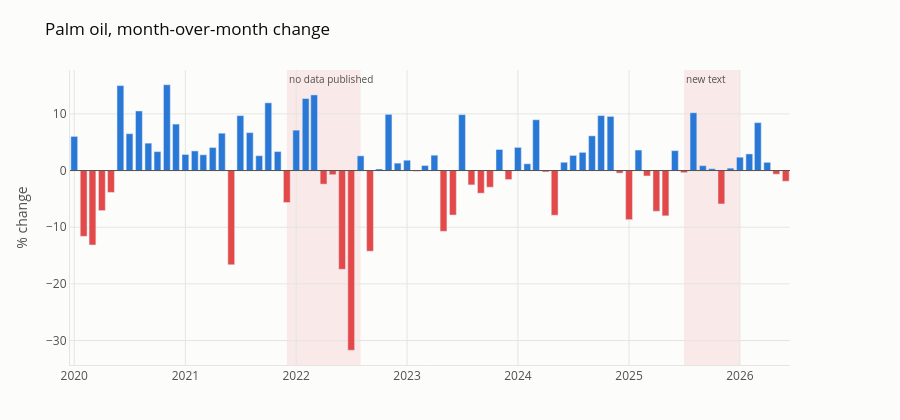

Source (notebook cell):
### Markdown cell above
---
## 3. Month-over-month change

The same series as returns, which is what a forecaster is really trying to predict.
Blue is up, red is down.

### Code cell
plot_monthly_changes(prices, start="2020-01-01")
